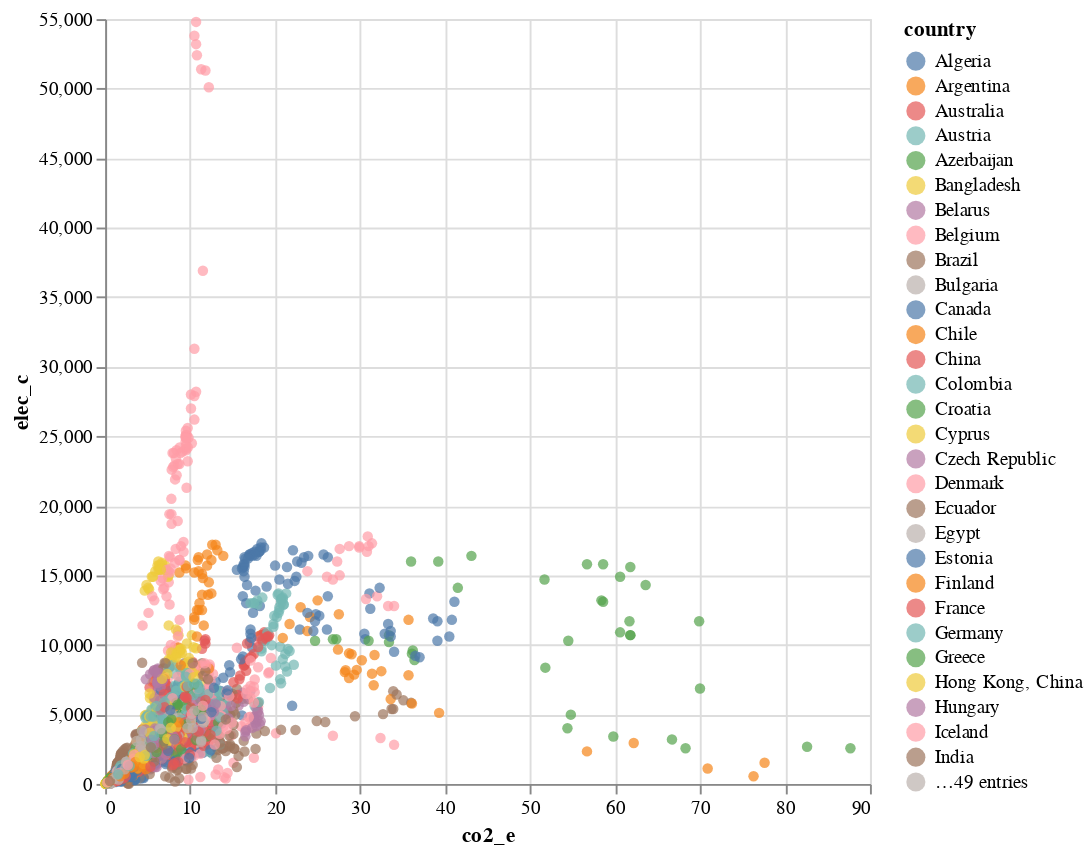

The cell this chart's notebook holds for it:
### Markdown cell above
We further visualized the correlation between columns of interest above in scatter plots. The plots also revealed that we only have one data point for year 2015 to 2018, we can consider exclude these years in the training dataset.

### Code cell
# co2_e (co2_emissions_tonnes_per_person) vs elec_e (electricity_use_per_person)
# function 2

create_scatter_plot(train_df, 'co2_e', 'elec_c', 'country')

### Figure 1 — Vega-Lite specification as saved in the notebook (floating-point values rounded to 4 significant figures; data arrays with more than 128 entries replaced by an {"elided": "..."} marker saying what was removed)
{"config": {"view": {"continuousWidth": 300, "continuousHeight": 300}}, "data": {"name": "data-cc28c98d6480f73800f31c53d69a5752"}, "mark": {"type": "circle"}, "encoding": {"color": {"field": "country", "type": "nominal"}, "x": {"field": "co2_e", "type": "quantitative"}, "y": {"field": "elec_c", "type": "quantitative"}}, "height": 400, "width": 400, "$schema": "https://vega.github.io/schema/vega-lite/v5.15.1.json", "datasets": {"data-cc28c98d6480f73800f31c53d69a5752": {"elided": "2676 records"}}}
